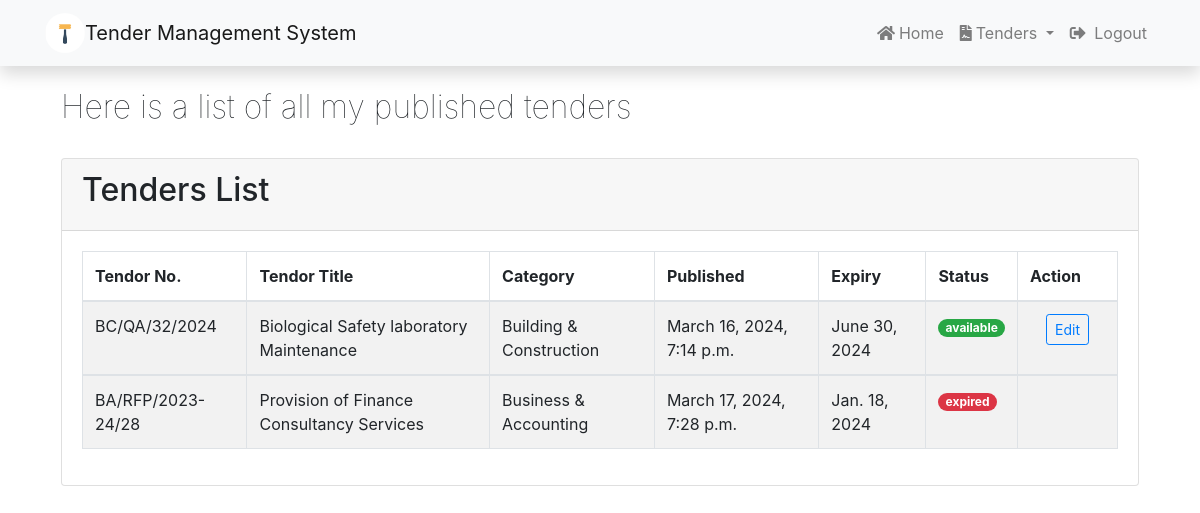
The app's page /tenders/published (signed in) with its own data.
### tender/models.py (models this page shows, shortened)
class Tender(models.Model):
    status_choices = [
        ('assigned', 'Assigned'),
        ('available', 'Available'),
        ('expired', 'Expired'),
    ]
    tender_no = models.CharField(max_length=20, unique=True)
    title = models.CharField(max_length=200)
    description = models.TextField()
    category = models.ForeignKey(Category, on_delete=models.DO_NOTHING)
    location = models.CharField(max_length=100)
    created_at = models.DateTimeField(auto_now_add=True)
    updated_at = models.DateTimeField(auto_now=True)
    status = models.CharField(max_length=20, choices=status_choices, default='available')
    document = models.FileField(upload_to='tender_documents/')
    publisher = models.ForeignKey(User, on_delete=models.PROTECT,related_name='owned_tenders')
    winner = models.ForeignKey(User, on_delete=models.PROTECT, null=True, blank=True, related_name='won_tenders')
    watchers = models.ManyToManyField(User, related_name='watchlist', blank=True)
    due_date = models.DateField()

class Category(models.Model):
    name = models.CharField(max_length=100)
    icon = models.CharField(max_length=100)

### tender/views.py (the view)
# urls.py: path('published', views.published_tenders, name='published_tenders'),
@login_required
def published_tenders(request):
    owner = request.user
    tendersByOwner = Tender.objects.filter(publisher = owner)
    return render(request,'tenders/published-tenders.html',{
             'TendersByOwner': tendersByOwner
        })

### templates/tenders/published-tenders.html (shortened to what this page needs)
{%extends 'base.html'%} {%block content%}
<div class="container mt-4 p-3">
  <div class="container mt-5 mb-5 text-center">
    <div class="row">
      <div class="col-md-12 mb-4">
        <div class="title-wrap d-flex justify-content-between">
          <div class="title-box">
            <h2 class="title-a" style="font-weight: 100">
              Here is a list of all my published tenders
            </h2>
          </div>
        </div>
      </div>
      <div class="container">
        <div class="card">
          <div class="card-header text-left">
            <h2>Tenders List</h2>
          </div>
          <div class="card-body">
            <table class="table table-striped table-bordered nowrap text-left">
              <thead>
                <tr>
                  <th>Tendor No.</th>
                  <th>Tendor Title</th>
                  <th>Category</th>
                  <th>Published</th>
                  <th>Expiry</th>
                  <th>Status</th>
                  <th>Action</th>
                </tr>
              </thead>
              {% if TendersByOwner %} {%for tender in TendersByOwner%}
              <tbody>
                <td>{{tender.tender_no}}</td>
                <td>{{tender.title}}</td>
                <td>{{tender.category.name}}</td>
                <td>{{tender.created_at}}</td>
                <td>{{tender.due_date}}</td>
                {%if tender.status == 'available'%}
                <td>
                  <span class="badge badge-pill badge-success"
                    >{{tender.status}}</span
                  >
                </td>
                {%elif tender.status == 'assigned'%}
                <td>
                  <span class="badge badge-pill badge-secondary"
                    >{{tender.status}}</span
                  >
                </td>
                {%else%}
                <td>
                  <span class="badge badge-pill badge-danger"
                    >{{tender.status}}</span
                  >
                </td>
                {%endif%} {%if tender.status == 'available'%}
                <td>
                  <div class="px-3">
                    <a href="#!" class="btn btn-sm btn-outline-primary"
                      >Edit
                    </a>
                  </div>
                </td>
                {%else%}
                <td></td>
                {%endif%} {%endfor%} {% endif%}
            </table>
          </div>
        </div>
      </div>
    </div>
  </div>
</div>
{%endblock%}

### records on screen
Tender: tender_no "BC/QA/32/2024", title "Biological Safety laboratory Maintenance", category.name "Building & Construction", created_at "March 16, 2024, 7:14 p.m.", due_date "June 30, 2024", status "available", shows "Edit"
Tender: tender_no "BA/RFP/2023-24/28", title "Provision of Finance Consultancy Services", category.name "Business & Accounting", created_at "March 17, 2024, 7:28 p.m.", due_date "Jan. 18, 2024", status "expired"
